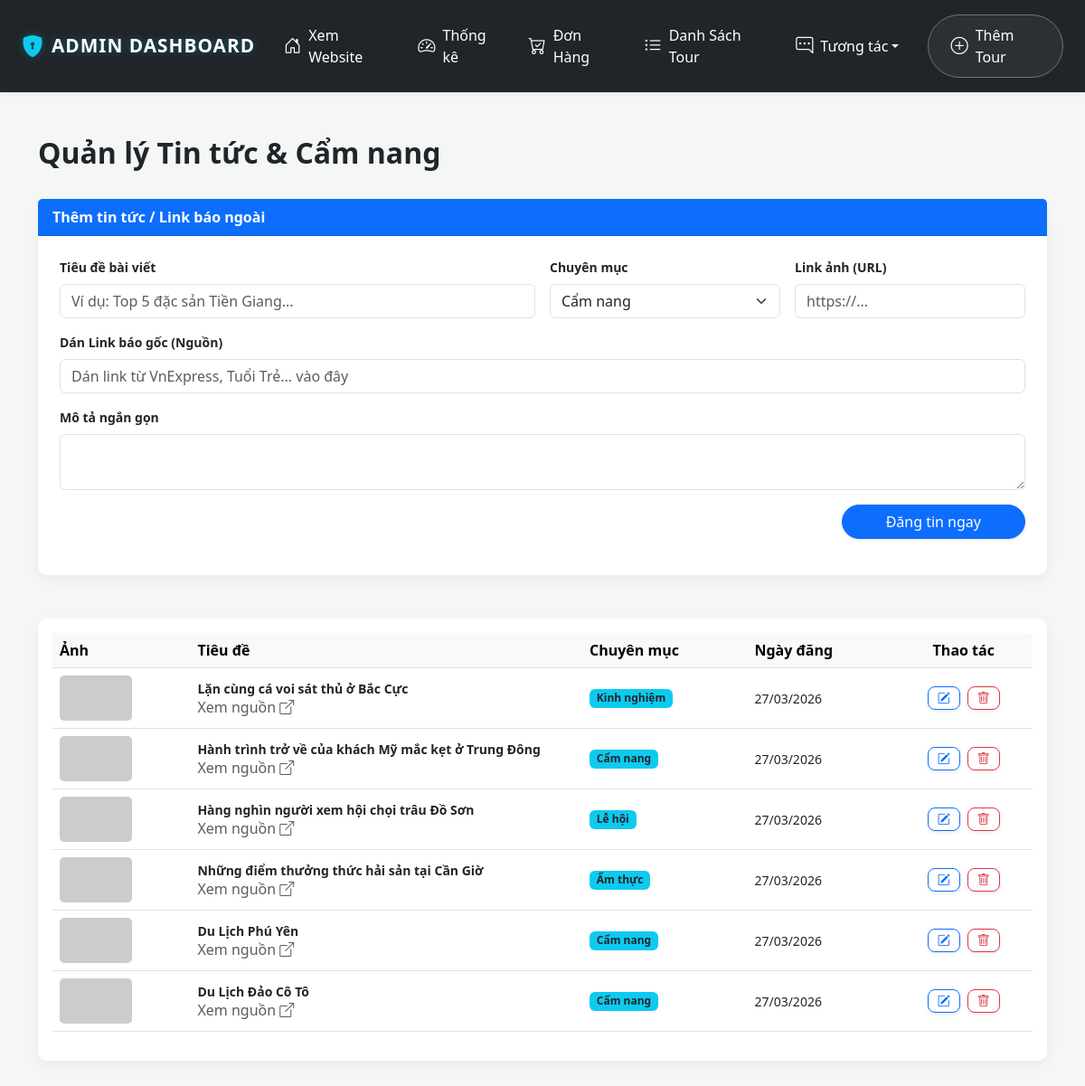
/admin_news.php (signed in), run on the app's committed database.
### tables this page shows
CREATE TABLE `news` (
  `NewsID` int(11) NOT NULL,
  `Title` varchar(255) NOT NULL,
  `Description` varchar(500) DEFAULT NULL,
  `Content` longtext DEFAULT NULL,
  `ImageURL` varchar(500) DEFAULT NULL,
  `SourceURL` varchar(500) DEFAULT NULL,
  `Category` varchar(50) DEFAULT NULL,
  `PublishDate` date DEFAULT NULL,
  `Status` int(11) DEFAULT 1
);

### admin_news.php (the view, shortened to what this page needs)
<?php
include 'db.php';
include 'navbar_admin.php';
$news_list = mysqli_query($conn, "SELECT * FROM News ORDER BY NewsID DESC");
?>
<!DOCTYPE html>
<html lang="vi">
<head>
    <link href="https://cdn.jsdelivr.net/npm/bootstrap@5.3.0/dist/css/bootstrap.min.css" rel="stylesheet">
    <link rel="stylesheet" href="https://cdn.jsdelivr.net/npm/bootstrap-icons@1.11.1/font/bootstrap-icons.css">
</head>
<body>
    <div class="container py-5">
        <div class="d-flex justify-content-between align-items-center mb-4">
            <h2 class="fw-bold">Quản lý Tin tức & Cẩm nang</h2>
        </div>
        <div class="card mb-5">
            <div class="card-header bg-primary text-white fw-bold">Thêm tin tức / Link báo ngoài</div>
            <div class="card-body p-4">
                <form method="POST" action="admin_news.php">
                    <div class="row g-3">
                        <div class="col-md-6">
                            <label class="form-label fw-bold small">Tiêu đề bài viết</label>
                            <input type="text" name="title" class="form-control" placeholder="Ví dụ: Top 5 đặc sản Tiền Giang..." required>
                        </div>
                        <div class="col-md-3">
                            <label class="form-label fw-bold small">Chuyên mục</label>
                            <select name="category" class="form-select">
                                <option value="Cẩm nang">Cẩm nang</option>
                            </select>
                        </div>
                        <div class="col-md-3">
                            <label class="form-label fw-bold small">Link ảnh (URL)</label>
                            <input type="text" name="image_url" class="form-control" placeholder="https://...">
                        </div>
                        <div class="col-12">
                            <label class="form-label fw-bold small">Dán Link báo gốc (Nguồn)</label>
                            <input type="url" name="source_url" class="form-control text-primary" placeholder="Dán link từ VnExpress, Tuổi Trẻ... vào đây" required>
                        </div>
                        <div class="col-12">
                            <label class="form-label fw-bold small">Mô tả ngắn gọn</label>
                            <textarea name="description" class="form-control" rows="2"></textarea>
                        </div>
                        <div class="col-12 text-end mt-3">
                            <button type="submit" name="add_news" class="btn btn-primary px-5 rounded-pill shadow-sm">Đăng tin ngay</button>
                        </div>
                    </div>
                </form>
            </div>
        </div>
        <div class="card">
            <div class="table-responsive p-3">
                <table class="table table-hover align-middle">
                    <thead class="table-light">
                        <tr>
                            <th>Ảnh</th>
                            <th style="width: 40%;">Tiêu đề</th>
                            <th>Chuyên mục</th>
                            <th>Ngày đăng</th>
                            <th class="text-center">Thao tác</th>
                        </tr>
                    </thead>
                    <tbody>
                        <?php while($row = mysqli_fetch_assoc($news_list)) { ?>
                        <tr>
                            <td>
                                <img src="<?php echo !empty($row['ImageURL']) ? htmlspecialchars($row['ImageURL']) : 'https://placehold.co/80x50?text=No+Image'; ?>" alt="img" onerror="this.src='https://placehold.co/80x50?text=Error';">
                            </td>
                            <td>
                                <div class="fw-bold small"><?php echo htmlspecialchars($row['Title']); ?></div>
                                <a href="<?php echo htmlspecialchars($row['SourceURL']); ?>" target="_blank" class="text-muted x-small text-decoration-none">Xem nguồn <i class="bi bi-box-arrow-up-right"></i></a>
                            </td>
                            <td><span class="badge bg-info text-dark"><?php echo htmlspecialchars($row['Category']); ?></span></td>
                            <td class="small"><?php echo date('d/m/Y', strtotime($row['PublishDate'])); ?></td>
                            <td class="text-center">
                                <div class="d-flex justify-content-center gap-2">
                                    <a href="admin_edit_news.php?id=<?php echo $row['NewsID']; ?>"
                                       class="btn btn-sm btn-outline-primary shadow-sm"
                                       style="border-radius: 8px; padding: 5px 10px;"
                                       title="Chỉnh sửa bài viết">
                                        <i class="bi bi-pencil-square"></i>
                                    </a>
                                    <form method="POST" action="admin_news.php" class="d-inline mb-0">
                                        <button type="submit" class="btn btn-sm btn-outline-danger shadow-sm"
                                                style="border-radius: 8px; padding: 5px 10px;"
                                                onclick="return confirm('Bạn có chắc chắn muốn xóa tin này vĩnh viễn không?');"
                                                title="Xóa bài viết">
                                            <i class="bi bi-trash"></i>
                                        </button>
                                    </form>
                                </div>
                            </td>
                        </tr>
                        <?php } ?>
                    </tbody>
                </table>
            </div>
        </div>
    </div>
</body>
</html>

### navbar_admin.php (style rules this page uses)
html { overflow-y: scroll; }

### admin_news.php (style rules this page uses)
body { background-color: #f4f7f6; font-family: 'Segoe UI', Tahoma, Geneva, Verdana, sans-serif; }
.card { border: none; border-radius: 10px; box-shadow: 0 5px 15px rgba(0,0,0,0.05); }
.table img { width: 80px; height: 50px; object-fit: cover; border-radius: 5px; }

### data on the page
news: Title "Lặn cùng cá voi sát thủ ở Bắc Cực", Category "Kinh nghiệm", PublishDate "27/03/2026"
news: Title "Hành trình trở về của khách Mỹ mắc kẹt ở Trung Đông", Category "Cẩm nang", PublishDate "27/03/2026"
news: Title "Hàng nghìn người xem hội chọi trâu Đồ Sơn", Category "Lễ hội", PublishDate "27/03/2026"
news: Title "Những điểm thưởng thức hải sản tại Cần Giờ", Category "Ẩm thực", PublishDate "27/03/2026"
news: Title "Du Lịch Phú Yên", Category "Cẩm nang", PublishDate "27/03/2026"
news: Title "Du Lịch Đảo Cô Tô", Category "Cẩm nang", PublishDate "27/03/2026"
